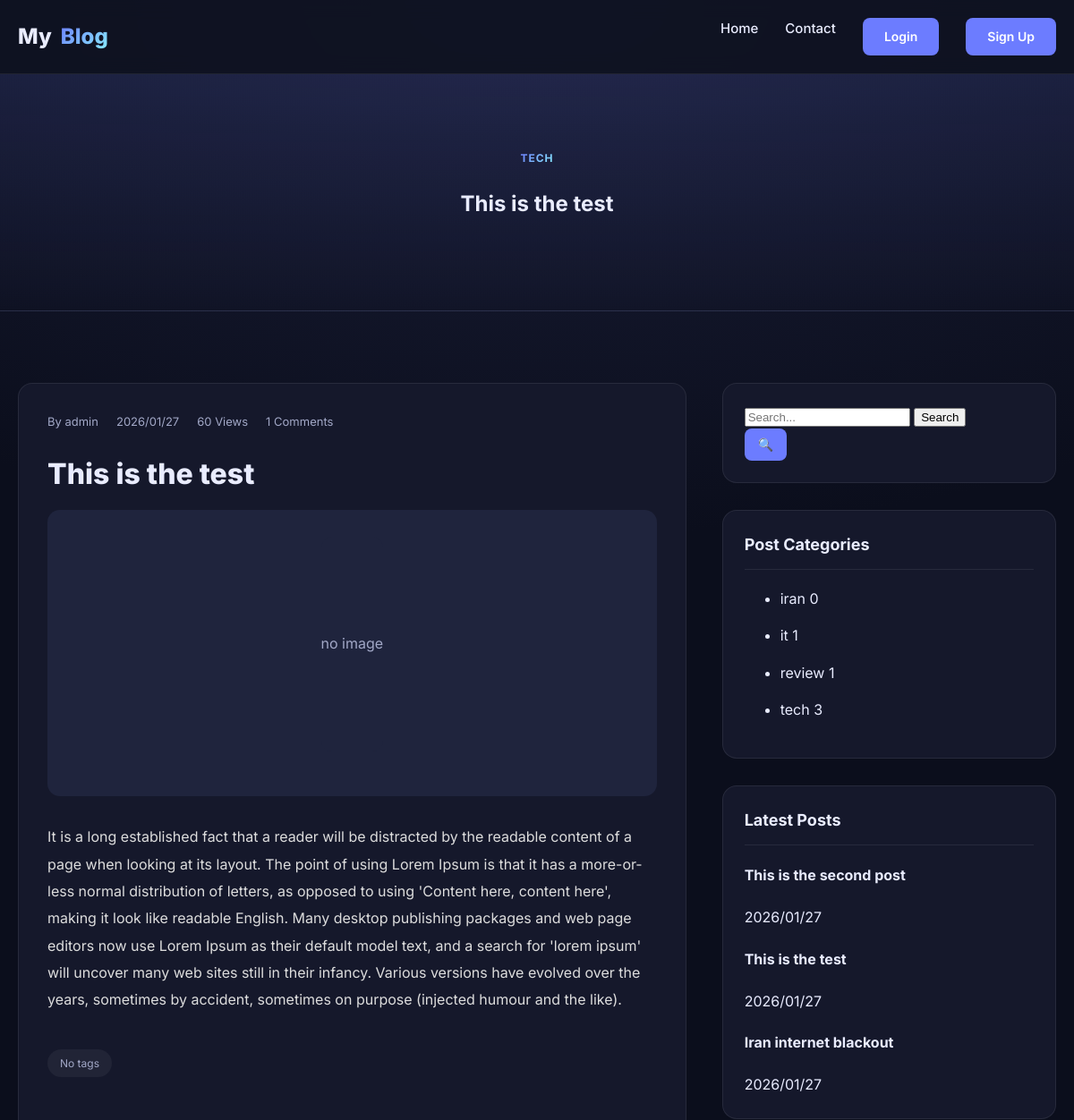
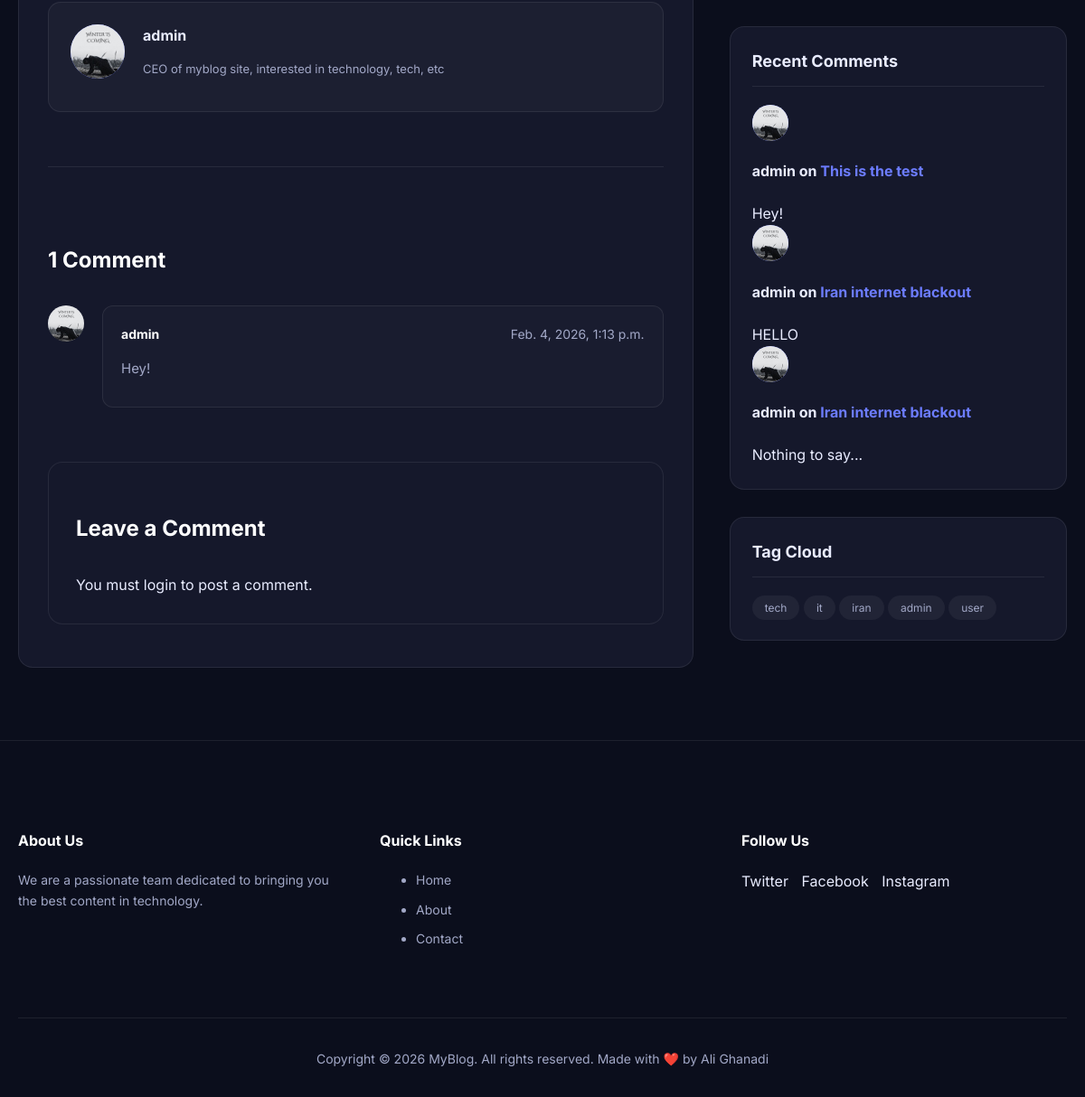
Page /2/ on the committed database (2 pictures, top to bottom).
### posts/models.py (models this page shows, shortened)
class Category(models.Model):
    name = models.CharField(max_length=100, unique=True)
    slug = models.SlugField(unique=True)
    class Meta:
      verbose_name_plural = "Categories"

class Post(models.Model):
    img = models.ImageField(upload_to='blog_images/', blank=True, null=True)
    title = models.CharField(max_length=200)
    content = models.TextField()
    author = models.ForeignKey(
        settings.AUTH_USER_MODEL,
        on_delete=models.CASCADE,
        related_name="posts"
    )
    created_date = models.DateTimeField(auto_now_add=True)
    updated_date = models.DateTimeField(auto_now=True)
    status = models.BooleanField(default=True)
    def __str__(self):
        return f"{self.title}"
    category = models.ManyToManyField(
        Category,
        related_name="posts",
        blank=True
    )
    tag = models.ManyToManyField(
        Tag,
        related_name="posts",
        blank=True
    )
    counted_views = models.IntegerField(default=0)
    @property
    def active_comment_count(self):
        return self.comments.filter(is_active=1).count()

class Comment(models.Model):
    post = models.ForeignKey(
        Post,
        on_delete=models.CASCADE,
        related_name='comments'
    )
    user_comment = models.ForeignKey(
        settings.AUTH_USER_MODEL,
        on_delete=models.CASCADE,
        related_name="user_comment"
    )
    content = models.TextField()
    is_active = models.BooleanField(default=False)
    created_at = models.DateTimeField(auto_now_add=True)

class Tag(models.Model):
    name = models.CharField(max_length=100, unique=True)
    slug = models.SlugField(unique=True)

### accounts/models.py (models this page shows)
class CustomUser(AbstractUser):
    email = models.EmailField(unique=True)
    first_name = models.CharField(max_length=50)
    last_name = models.CharField(max_length=50)
    phone_number = models.CharField(max_length=20, blank=False, null=False)
    profile_picture = models.ImageField(upload_to='profiles/', blank=True, null=True)
    biography = models.TextField(default="No bio")
    def __str__(self):
        return self.username

### posts/views.py (the view)
# urls.py: path("<int:pid>/", single_post, name="single"),
def single_post(request, pid):
    post = get_object_or_404(Post, id=pid)
    post.counted_views += 1
    post.save()
    tags = Tag.objects.all()
    categories = Category.objects.annotate(
        post_count=Count('posts', distinct=True)
    )
    if request.method == 'POST' and request.user.is_authenticated:
        form = CommentForm(request.POST)
        if form.is_valid():
            comment = form.save(commit=False)
            comment.post = post
            comment.user_comment = request.user
            comment.save()
            messages.add_message(request,messages.SUCCESS,'Your comment has been submitted. It will appear after the admin confirmation.')
            return redirect('blog:single', post.id)
        else:
            messages.add_message(request,messages.ERROR,'Your comment has not been submitted.')
    else:
     form = CommentForm()
    active_comments = post.comments.filter(is_active=True)
    return render(request, 'blog/single.html',{
        'post': post,
        'categories': categories,
        'form': form,
        'comment_count': active_comments.count(),
        'tags': tags,
    })

### posts/forms.py
class CommentForm(forms.ModelForm):
    captcha = CaptchaField()
    class Meta:
        model = Comment
        fields = ['content', 'captcha']
        widgets = {
            'content': forms.Textarea(attrs={
                'class': 'form-control',
                'placeholder': '...',
            }),
        }

### posts/templatetags/blog_tags.py (called while the page is built)
@register.inclusion_tag('blog/partials/sidebar/latest_posts.html')
def show_latest_posts():
    posts = Post.objects.all().order_by('-id')[:3]
    return {'posts': posts}

@register.inclusion_tag('blog/partials/sidebar/recent_comments.html')
def show_recent_comments(count=3):
    comments = Comment.objects.filter(is_active=1).order_by('-created_at')[:3]
    return {'comments': comments}

### templates/blog/single.html (shortened to what this page needs)
{% extends 'base.html' %}
{% load blog_tags %}
{% block content %}
<section class="hero">
  <div class="container">
    {% for category in post.category.all %}
    <span class="badge">{{category.name}} {% if not forloop.last %}, {% endif %}</span>
    {% empty %}
    <span class="badge">No Category</span>
    {% endfor %}
    <h1>{{post.title}}</h1>
  </div>
</section>
<section class="main-area">
  <div class="container layout-grid">
    <article class="single-post">
      <div class="single-meta">
        <span>By {{post.author}}</span>
        <span>{{post.created_date|date:"Y/m/d"}}</span>
        <span>{{post.counted_views}} Views</span>
        <span>{{post.active_comment_count}} Comments</span>
      </div>
      <h2 class="single-title">{{post.title}}</h2>
      <div class="single-image">
        {% if post.img %}
          <img src="{{post.img.url}}" alt="{{ post.title }}">
        {% else %}
          <div style="background: #1f243d; height: 240px; border-radius: 12px; margin-bottom: 20px; display: flex; align-items: center; justify-content: center; color: var(--muted);">no image</div>
        {% endif %}
      </div>
      <div class="single-content">
        <p>{{post.content}}</p>
      </div>
      {% for tag in post.tag.all %}
      <div class="post-tags">
        <span class="tag">{{tag.name}}</span>
      </div>
      {% empty %}
      <div class="post-tags"><span class="tag">No tags</span></div>
      {% endfor %}
      <div class="author-box">
      {% if post.author.profile_picture %}
        <div class="author-avatar" style="width: 60px; height: 60px; border-radius: 50%; background: var(--accent); overflow: hidden; display: grid; place-items: center; flex-shrink: 0;">
          <img src="{{post.author.profile_picture.url}}" alt="{{post.author.username}}" style="width: 100%; height: 100%; object-fit: cover;">
        </div>
      {% else %}
      <div class="author-avatar" style="width: 40px; height: 40px; border-radius: 50%; background: var(--accent); overflow: hidden; display: grid; place-items: center; flex-shrink: 0;">
        </div>
      {% endif %}
        <div class="author-info">
          <h4>{{post.author}}</h4>
          <p>{{post.author.biography}}</p>
        </div>
      </div>
      {% include 'blog/comment.html' %}
    </article>
    <aside class="sidebar-widgets">
      {% include 'blog/partials/sidebar/search.html' %}
      {% include 'blog/partials/sidebar/categories.html' %}
      {% show_latest_posts %}
      {% show_recent_comments %}
      {% include 'blog/partials/sidebar/tag_cloud.html' %}
    </aside>
  </div>
</section>
{% endblock %}

### templates/blog/comment.html (shortened to what this page needs)
<div class="comments-area">
  <h3 class="comments-title">{{ comment_count }} Comment{{comment_count|pluralize }}</h3>
  <div class="comment-list">
    {% for comment in post.comments.all %}
       {% if comment.is_active %}
    <div class="comment-item">
      <div class="comment-avatar" style="width: 40px;
    height: 40px;
    border-radius: 50%;
    overflow: hidden;
    display: flex;
    align-items: center;
    justify-content: center;
    flex-shrink: 0;
    background: #1f243d;">
        {% if comment.user_comment.profile_picture %}
          <img src="{{comment.user_comment.profile_picture.url}}" alt="{{ comment.user_comment.username }}" style="width: 100%; height: 100%; object-fit: cover;">
        {% else %}
          <div style="background: #1f243d; width: 100%; height: 100%; display: flex; align-items: center; justify-content: center; color: var(--muted); font-size: 10px;"></div>
        {% endif %}
      </div>
      <div class="comment-body">
        <div class="comment-header">
          <span class="comment-author">{{ comment.user_comment.username }}</span>
          <span class="comment-date">{{comment.created_at}}</span>
        </div>
        <p class="comment-text">{{comment.content}}</p>
      </div>
    </div>
    {% endif %}
    {% empty %}
    <p>No comments yet. Be the first to share your thoughts!</p>
    {% endfor %}
  </div>
  <div class="comment-form-wrap">
    <h3 class="comments-title">Leave a Comment</h3>
    {% if user.is_authenticated %}
    <form action="" class="comment-form" method="POST">
        {% for message in messages %}
        {{message}}
        {% endfor %}
        <div class="form-group half">
          <div>Logged in as: {{user.username}}</div>
        </div>
      {% csrf_token %}
      <div class="form-group">
        {{form.content}}
        {{form.content.errors}}
      </div>
      <div class="form-row">
      </div>
      <div class="form-group">
        {{ form.captcha }}
        {{ form.captcha.errors }}
      </div>
      <button type="submit" class="btn">Post Comment</button>
    </form>
    {% else %}
          <div class="form-group">
       You must login to post a comment.
      </div>
    {% endif %}
  </div>
</div>

### templates/blog/partials/sidebar/categories.html
<div class="widget">
  <h3 class="widget-title">Post Categories</h3>
  {% for category in categories %}
  <ul class="cat-list">
    <li><a href="{% url 'blog:cat' category_slug=category.slug %}">{{category.name}}</a> <span>{{category.post_count}}</span></li>
  </ul>
{% endfor %}
</div>

### templates/blog/partials/sidebar/latest_posts.html (shortened to what this page needs)
<div class="widget">
  <h3 class="widget-title">Latest Posts</h3>
  <div class="mini-post">
    <div class="mini-details">
      {% for post in posts %}
      <h4><a href="{% url 'blog:single' pid=post.id %}">{{post.title}}</a></h4>
      <span class="date">{{post.created_date|date:"Y/m/d"}}</span>
      {% endfor %}
    </div>
  </div>
</div>

### templates/blog/partials/sidebar/recent_comments.html
<div class="widget">
  <h3 class="widget-title">Recent Comments</h3>
  {% for comment in comments %}
  <div class="mini-post">
    <div style="width: 40px; height: 40px; border-radius: 50%; background: var(--accent); overflow: hidden; display: grid; place-items: center; flex-shrink: 0;">
        {% if comment.user_comment.profile_picture %}
          <img src="{{comment.user_comment.profile_picture.url}}" alt="{{ comment.user_comment.username }}" style="width: 100%; height: 100%; object-fit: cover;">
        {% else %}
          <div style="background: #1f243d; width: 100%; height: 100%; display: flex; align-items: center; justify-content: center; color: var(--muted); font-size: 10px;"></div>
        {% endif %}
    </div>
    <div class="mini-details">
      <h4>{{comment.user_comment}} on <a href="#" style="color: var(--accent);">{{comment.post}}</a></h4>
      <span class="date">{{comment.content}}</span>
    </div>
  </div>
  {% endfor %}
</div>

### templates/blog/partials/sidebar/tag_cloud.html
<div class="widget">
  <h3 class="widget-title">Tag Cloud</h3>
  <div class="tag-cloud">
    {% for tag in tags %}
      <a href="{% url 'blog:tag' tag_slug=tag.slug %}" class="tag">{{ tag.name }}</a>
    {% empty %}
      <span class="muted">No tags yet</span>
    {% endfor %}
  </div>
</div>

### templates/base.html (style rules this page uses)
:root { --bg:#0f1220; --card:#15182b; --muted:#a2a8c7; --text:#e9ecff; --accent:#6c7cff; --accent-hover:#5a6ae6; --accent-2:#89f0ff; --border:rgba(255,255,255,.08); --gradient:linear-gradient(135deg,var(--accent),var(--accent-2)); }
* { box-sizing:border-box }
body { margin:0;font-family:Inter,system-ui,sans-serif;background:radial-gradient(1200px 600px at 50% 0%,#1a1e38,#0b0e1c),var(--bg);color:var(--text);line-height:1.6 }
a { text-decoration:none;color:inherit;transition:.2s }
.container { max-width:1200px;margin:0 auto;padding:0 20px }
.badge { background:var(--gradient);-webkit-background-clip:text;-webkit-text-fill-color:transparent;font-weight:700;text-transform:uppercase;font-size:12px;letter-spacing:1px }

### templates/blog/single.html (style rules this page uses)
.hero { padding:80px 0;text-align:center;background:linear-gradient(180deg,rgba(108,124,255,.1),transparent);border-bottom:1px solid var(--border) }
.main-area { padding:80px 0 }
.layout-grid { display:grid;grid-template-columns:1fr;gap:40px }
@media (min-width:992px) { .layout-grid { grid-template-columns:2fr 1fr } }
.single-post { background:var(--card);border:1px solid var(--border);border-radius:16px;padding:32px }
.single-meta { display:flex;gap:20px;font-size:13px;color:var(--muted);margin-bottom:20px;flex-wrap:wrap }
.single-title { font-size:32px;font-weight:800;line-height:1.3;margin-bottom:20px }
.single-image { width:100%;height:320px;background:#1f243d;border-radius:14px;margin-bottom:30px;overflow:hidden;display:flex;align-items:center;justify-content:center;color:var(--muted) }
.single-content { line-height:1.9;color:#ddd }
.single-content p { margin-bottom:18px }
.post-tags { margin-top:40px;display:flex;gap:10px;flex-wrap:wrap }
.tag { padding:6px 14px;background:rgba(255,255,255,0.05);border-radius:20px;font-size:12px;color:var(--muted) }
.author-box { margin-top:50px;padding:24px;background:rgba(255,255,255,0.03);border-radius:14px;border:1px solid var(--border);display:flex;gap:20px }
.author-avatar { width:70px;height:70px;border-radius:50%;background:#2a2e45 }
.author-info h4 { margin:0 0 8px }
.author-info p { font-size:13px;color:var(--muted) }
.widget { background:var(--card);padding:24px;border-radius:16px;border:1px solid var(--border);margin-bottom:30px }
.widget-title { font-size:18px;font-weight:700;margin:0 0 20px;border-bottom:1px solid var(--border);padding-bottom:12px }

### templates/blog/comment.html (style rules this page uses)
.comments-area { margin-top: 60px; border-top: 1px solid var(--border); padding-top: 60px; }
.comments-title { font-size: 24px; font-weight: 700; margin-bottom: 30px; color: white; }
.comment-item { display: flex; gap: 20px; margin-bottom: 30px; }
.comment-avatar { width: 50px; height: 50px; border-radius: 50%; background: #2a2e45; flex-shrink: 0; }
.comment-body { flex: 1; background: rgba(255,255,255,0.02); padding: 20px; border-radius: 12px; border: 1px solid var(--border); }
.comment-header { display: flex; justify-content: space-between; margin-bottom: 10px; font-size: 14px; }
.comment-author { font-weight: 700; color: white; }
.comment-date { color: var(--muted); }
.comment-text { color: var(--muted); font-size: 15px; line-height: 1.6; margin-bottom: 10px; }
.comment-form-wrap { margin-top: 60px; background: var(--card); padding: 30px; border-radius: 16px; border: 1px solid var(--border); }

### rows in the picture
Category: name "TECH", name "tech", post_count "3"
Post: title "This is the test", author "admin", created_date "2026/01/27", counted_views "60", active_comment_count "1", content "It is a long established fact that a reader will be distracted by the readable content of a page when looking at its layout. The point of using Lorem Ipsum is that it has a more-or-less normal distribution of letters, as opposed to using 'Content here, content here', making it look like readable English. Many desktop publishing packages and web page editors now use Lorem Ipsum as their default model text, and a search for 'lorem ipsum' will uncover many web sites still in their infancy. Various versions have evolved over the years, sometimes by accident, sometimes on purpose (injected humour and the like).", author.profile_picture (picture), author.biography "CEO of myblog site, interested in technology, tech, etc"
Comment: user_comment.profile_picture (picture), user_comment.username "admin", created_at "Feb. 4, 2026, 1:13 p.m.", content "Hey!", user_comment "admin", post "This is the test"
Category: name "iran", post_count "0"
Category: name "it", post_count "1"
Category: name "review", post_count "1"
Post: title "This is the second post", created_date "2026/01/27"
Post: title "Iran internet blackout", created_date "2026/01/27"
Comment: user_comment.profile_picture (picture), user_comment "admin", post "Iran internet blackout", content "HELLO"
Comment: user_comment.profile_picture (picture), user_comment "admin", post "Iran internet blackout", content "Nothing to say..."
Tag: name "tech"
Tag: name "it"
Tag: name "iran"
Tag: name "admin"
Tag: name "user"

### other values in the picture
{{ comment_count }} "1"
